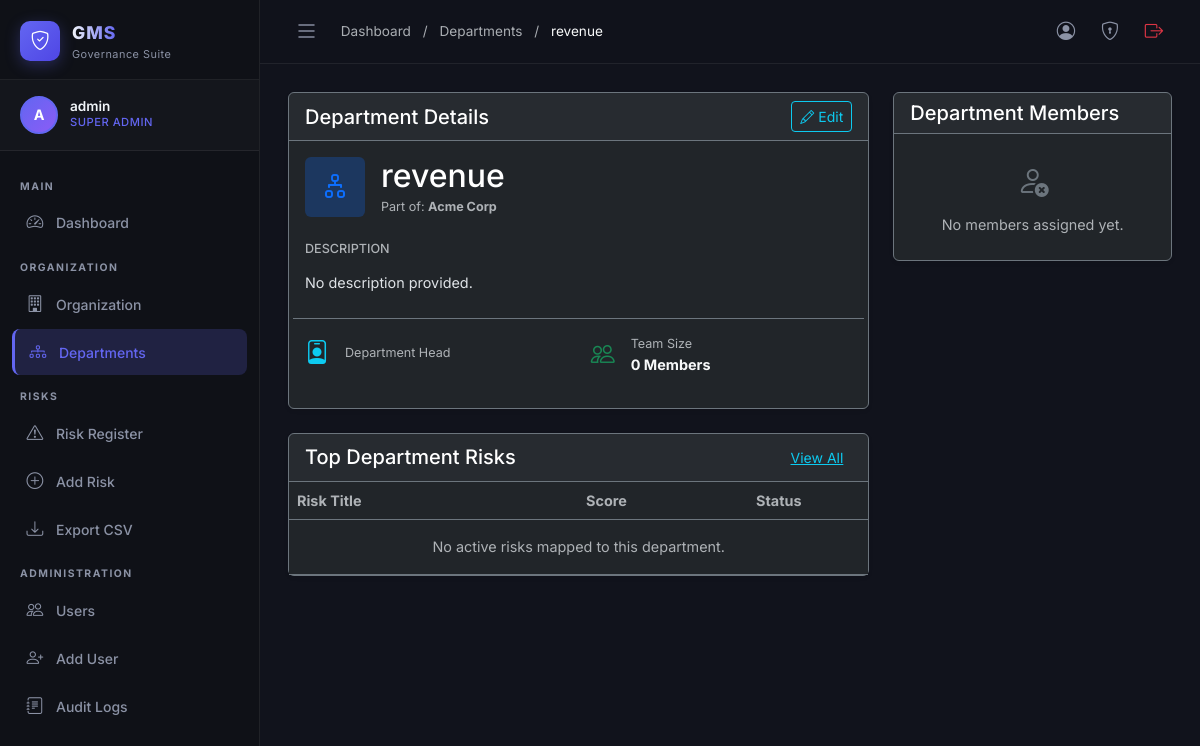
Screenshot of /organization/departments/5/ (signed in) with the database file from the repository.
### accounts/models.py (models this page shows, shortened)
class User(AbstractUser):
    role = models.CharField(
        max_length=20,
        choices=Role.choices,
        default=Role.USER,
    )
    department = models.ForeignKey(
        'organization.Department',
        on_delete=models.SET_NULL,
        null=True,
        blank=True,
        related_name='members',
    )
    profile_image = models.ImageField(
        upload_to='profiles/',
        blank=True,
        null=True,
    )
    phone = models.CharField(max_length=20, blank=True)
    bio = models.TextField(blank=True)
    is_active = models.BooleanField(default=True)
    @property
    def can_manage_risks(self):
        return self.role in [Role.SUPER_ADMIN, Role.ADMIN, Role.DEPT_HEAD, Role.RISK_OFFICER]
    @property
    def can_manage_org(self):
        return self.role in [Role.SUPER_ADMIN, Role.ADMIN]

### organization/models.py (models this page shows, shortened)
class Department(models.Model):
    name = models.CharField(max_length=200)
    description = models.TextField(blank=True)
    organization = models.ForeignKey(
        Organization,
        on_delete=models.CASCADE,
        related_name='departments',
    )
    head = models.ForeignKey(
        'accounts.User',
        on_delete=models.SET_NULL,
        null=True,
        blank=True,
        related_name='headed_departments',
        limit_choices_to={'role__in': ['dept_head', 'admin', 'super_admin']},
    )
    created_at = models.DateTimeField(auto_now_add=True)
    updated_at = models.DateTimeField(auto_now=True)
    class Meta:
        ordering = ['name']

class Organization(models.Model):
    name = models.CharField(max_length=200)
    description = models.TextField(blank=True)
    mission = models.TextField(blank=True)
    vision = models.TextField(blank=True)
    logo = models.ImageField(upload_to='org/', blank=True, null=True)
    address = models.TextField(blank=True)
    city = models.CharField(max_length=100, blank=True)
    state = models.CharField(max_length=100, blank=True)
    country = models.CharField(max_length=100, blank=True)
    phone = models.CharField(max_length=20, blank=True)
    email = models.EmailField(blank=True)
    website = models.URLField(blank=True)
    created_at = models.DateTimeField(auto_now_add=True)
    updated_at = models.DateTimeField(auto_now=True)
    class Meta:
        verbose_name = 'Organization'

### organization/views.py (the view)
# urls.py: path('departments/<int:pk>/', views.DepartmentDetailView.as_view(), name='dept_detail'),
class DepartmentDetailView(LoginRequiredMixin, DetailView):
    model = Department
    template_name = 'organization/dept_detail.html'
    context_object_name = 'dept'
    def get_context_data(self, **kwargs):
        ctx = super().get_context_data(**kwargs)
        ctx['members'] = self.object.members.filter(is_active=True)
        ctx['risks'] = self.object.risks.order_by('-risk_score')[:5]
        return ctx

### templates/organization/dept_detail.html (shortened to what this page needs)
{% extends 'base.html' %}
{% block breadcrumb %}
<a href="{% url 'dashboard:index' %}" class="text-muted text-decoration-none">Dashboard</a>
<span class="text-muted mx-2">/</span>
<a href="{% url 'organization:dept_list' %}" class="text-muted text-decoration-none">Departments</a>
<span class="text-muted mx-2">/</span>
<span class="text-light">{{ dept.name }}</span>
{% endblock %}
{% block content %}
<div class="row">
    <div class="col-xl-8 col-lg-7">
        <div class="card bg-dark border-secondary mb-4 shadow-sm">
            <div class="card-header border-secondary d-flex justify-content-between align-items-center">
                <h5 class="card-title text-white mb-0">Department Details</h5>
                {% if user.can_manage_org %}
                <a href="{% url 'organization:dept_update' dept.pk %}" class="btn btn-sm btn-outline-info">
                    <i class="bi bi-pencil me-1"></i>Edit
                </a>
                {% endif %}
            </div>
            <div class="card-body">
                <div class="d-flex align-items-center mb-4">
                    <div class="bg-primary bg-opacity-25 rounded d-flex align-items-center justify-content-center me-3" style="width: 60px; height: 60px;">
                        <i class="bi bi-diagram-2 fs-2 text-primary"></i>
                    </div>
                    <div>
                        <h2 class="text-white mb-0">{{ dept.name }}</h2>
                        <span class="text-muted small">Part of: <strong>{{ dept.organization.name }}</strong></span>
                    </div>
                </div>
                <div class="mb-4">
                    <h6 class="text-muted text-uppercase small font-weight-bold mb-2">Description</h6>
                    <p class="text-light">{{ dept.description|default:"No description provided."|linebreaks }}</p>
                </div>
                <div class="row pt-3 border-top border-secondary">
                    <div class="col-sm-6 mb-3">
                        <div class="d-flex align-items-center">
                            <i class="bi bi-person-badge fs-4 text-info me-3"></i>
                            <div>
                                <span class="d-block small text-muted">Department Head</span>
                            </div>
                        </div>
                    </div>
                    <div class="col-sm-6 mb-3">
                        <div class="d-flex align-items-center">
                            <i class="bi bi-people fs-4 text-success me-3"></i>
                            <div>
                                <span class="d-block small text-muted">Team Size</span>
                                <span class="d-block fw-bold text-light">{{ members.count }} Member{{ members.count|pluralize }}</span>
                            </div>
                        </div>
                    </div>
                </div>
            </div>
        </div>
        <div class="card bg-dark border-secondary shadow-sm mb-4">
            <div class="card-header border-secondary d-flex justify-content-between align-items-center">
                <h5 class="card-title text-white mb-0">Top Department Risks</h5>
                <a href="{% url 'risks:risk_list' %}?department={{ dept.pk }}" class="btn btn-sm btn-link text-info">View All</a>
            </div>
            <div class="card-body p-0">
                <div class="table-responsive">
                    <table class="table table-dark table-hover mb-0">
                        <thead>
                            <tr>
                                <th class="text-muted border-secondary">Risk Title</th>
                                <th class="text-muted border-secondary text-center">Score</th>
                                <th class="text-muted border-secondary text-center">Status</th>
                            </tr>
                        </thead>
                        <tbody>
                            {% for risk in risks %}
                            <tr>
                                <td class="border-secondary align-middle">
                                    <a href="{% url 'risks:risk_detail' risk.pk %}" class="text-decoration-none text-light">{{ risk.title }}</a>
                                </td>
                                <td class="border-secondary text-center align-middle">
                                    <span class="badge bg-{% if risk.risk_score >= 15 %}danger{% elif risk.risk_score >= 8 %}warning text-dark{% else %}success{% endif %}">
                                        {{ risk.risk_score }}
                                    </span>
                                </td>
                                <td class="border-secondary text-center align-middle">
                                    {{ risk.get_status_display }}
                                </td>
                            </tr>
                            {% empty %}
                            <tr>
                                <td colspan="3" class="border-secondary text-center text-muted py-3">No active risks mapped to this department.</td>
                            </tr>
                            {% endfor %}
                        </tbody>
                    </table>
                </div>
            </div>
        </div>
    </div>
    <div class="col-xl-4 col-lg-5">
        <div class="card bg-dark border-secondary shadow-sm">
            <div class="card-header border-secondary">
                <h5 class="card-title text-white mb-0">Department Members</h5>
            </div>
            <div class="card-body p-0">
                <ul class="list-group list-group-flush bg-transparent">
                    {% for member in members %}
                    <li class="list-group-item bg-transparent border-secondary text-light d-flex justify-content-between align-items-center py-3">
                        <div class="d-flex align-items-center">
                            {% if member.profile_image %}
                            <img src="{{ member.profile_image.url }}" class="rounded-circle me-3" width="40" height="40" alt="{{ member.username }}" style="object-fit: cover;">
                            {% else %}
                            <div class="rounded-circle me-3 bg-secondary d-flex align-items-center justify-content-center" style="width: 40px; height: 40px;">
                                <span class="text-white">{{ member.username|first|upper }}</span>
                            </div>
                            {% endif %}
                            <div>
                                <div class="fw-bold">{{ member.get_full_name|default:member.username }}</div>
                                <div class="small text-muted">{{ member.get_role_display }}</div>
                            </div>
                        </div>
                        {% if member == dept.head %}
                        <span class="badge bg-primary rounded-pill">Head</span>
                        {% endif %}
                    </li>
                    {% empty %}
                    <li class="list-group-item bg-transparent border-secondary text-center text-muted py-4">
                        <i class="bi bi-person-x fs-2 mb-2 d-block text-secondary"></i>
                        No members assigned yet.
                    </li>
                    {% endfor %}
                </ul>
            </div>
        </div>
    </div>
</div>
{% endblock %}

### templates/base.html (shortened to what this page needs)
{% load static %}
<!DOCTYPE html>
<html lang="en" data-bs-theme="dark">
<head>
  <link href="https://cdn.jsdelivr.net/npm/bootstrap@5.3.3/dist/css/bootstrap.min.css" rel="stylesheet" />
  <link href="https://cdn.jsdelivr.net/npm/bootstrap-icons@1.11.3/font/bootstrap-icons.css" rel="stylesheet" />
  <link href="{% static 'css/gms.css' %}" rel="stylesheet" />
</head>
<body>
{% if user.is_authenticated %}
<div class="sidebar" id="sidebar">
  <div class="sidebar-brand">
    <div class="sidebar-brand-icon">
      <i class="bi bi-shield-check"></i>
    </div>
    <div class="sidebar-brand-text">
      <span class="brand-title">GMS</span>
      <span class="brand-subtitle">Governance Suite</span>
    </div>
  </div>
  <div class="sidebar-user-card">
    <div class="sidebar-avatar">
      {% if user.profile_image %}
        <img src="{{ user.profile_image.url }}" alt="avatar" />
      {% else %}
        <span>{{ user.username|first|upper }}</span>
      {% endif %}
    </div>
    <div class="sidebar-user-info">
      <div class="sidebar-user-name">{{ user.get_full_name|default:user.username }}</div>
      <div class="sidebar-user-role">{{ user.get_role_display }}</div>
    </div>
  </div>
  <nav class="sidebar-nav">
    <div class="nav-section-label">Main</div>
    <a href="{% url 'dashboard:index' %}" class="nav-item {% if request.resolver_match.namespace == 'dashboard' %}active{% endif %}">
      <i class="bi bi-speedometer2"></i><span>Dashboard</span>
    </a>
    <div class="nav-section-label">Organization</div>
    <a href="{% url 'organization:org_detail' %}" class="nav-item {% if request.resolver_match.namespace == 'organization' and 'dept' not in request.resolver_match.url_name %}active{% endif %}">
      <i class="bi bi-building"></i><span>Organization</span>
    </a>
    <a href="{% url 'organization:dept_list' %}" class="nav-item {% if 'dept' in request.resolver_match.url_name|default:'' %}active{% endif %}">
      <i class="bi bi-diagram-3"></i><span>Departments</span>
    </a>
    <div class="nav-section-label">Risks</div>
    <a href="{% url 'risks:risk_list' %}" class="nav-item {% if request.resolver_match.namespace == 'risks' and 'create' not in request.resolver_match.url_name|default:'' %}active{% endif %}">
      <i class="bi bi-exclamation-triangle"></i><span>Risk Register</span>
    </a>
    {% if user.can_manage_risks %}
    <a href="{% url 'risks:risk_create' %}" class="nav-item {% if 'create' in request.resolver_match.url_name|default:'' and request.resolver_match.namespace == 'risks' %}active{% endif %}">
      <i class="bi bi-plus-circle"></i><span>Add Risk</span>
    </a>
    {% endif %}
    {% if user.can_manage_risks %}
    <a href="{% url 'risks:risk_export_csv' %}" class="nav-item">
      <i class="bi bi-download"></i><span>Export CSV</span>
    </a>
    {% endif %}
    {% if user.can_manage_org %}
    <div class="nav-section-label">Administration</div>
    <a href="{% url 'accounts:user_list' %}" class="nav-item {% if request.resolver_match.namespace == 'accounts' and 'profile' not in request.resolver_match.url_name|default:'' %}active{% endif %}">
      <i class="bi bi-people"></i><span>Users</span>
    </a>
    <a href="{% url 'accounts:user_create' %}" class="nav-item">
      <i class="bi bi-person-plus"></i><span>Add User</span>
    </a>
    <a href="{% url 'audit:audit_log_list' %}" class="nav-item {% if request.resolver_match.namespace == 'audit' %}active{% endif %}">
      <i class="bi bi-journal-text"></i><span>Audit Logs</span>
    </a>
    {% endif %}
  </nav>
</div>
<div class="main-wrapper" id="mainWrapper">
  <div class="topbar">
    <button class="btn topbar-toggle-btn" onclick="toggleSidebar()">
      <i class="bi bi-list fs-4"></i>
    </button>
    <div class="topbar-breadcrumb">
      {% block breadcrumb %}{% endblock %}
    </div>
    <div class="topbar-actions">
      <a href="{% url 'accounts:profile' %}" class="topbar-action-btn" title="Profile">
        <i class="bi bi-person-circle"></i>
      </a>
      <a href="{% url 'accounts:password_change' %}" class="topbar-action-btn" title="Change Password">
        <i class="bi bi-shield-lock"></i>
      </a>
      <a href="{% url 'accounts:logout' %}" class="topbar-action-btn text-danger" title="Logout">
        <i class="bi bi-box-arrow-right"></i>
      </a>
    </div>
  </div>
  <div class="page-content">
    {% block content %}{% endblock %}
  </div>
</div>
{% else %}
{% block auth_content %}{% endblock %}
{% endif %}
</body>
</html>

### rows the page displays
User: username|first "A", get_full_name "admin", role "SUPER ADMIN"
Department: name "revenue", organization.name "Acme Corp", description "No description provided."

### other values shown
{{ members.count }} "0"
